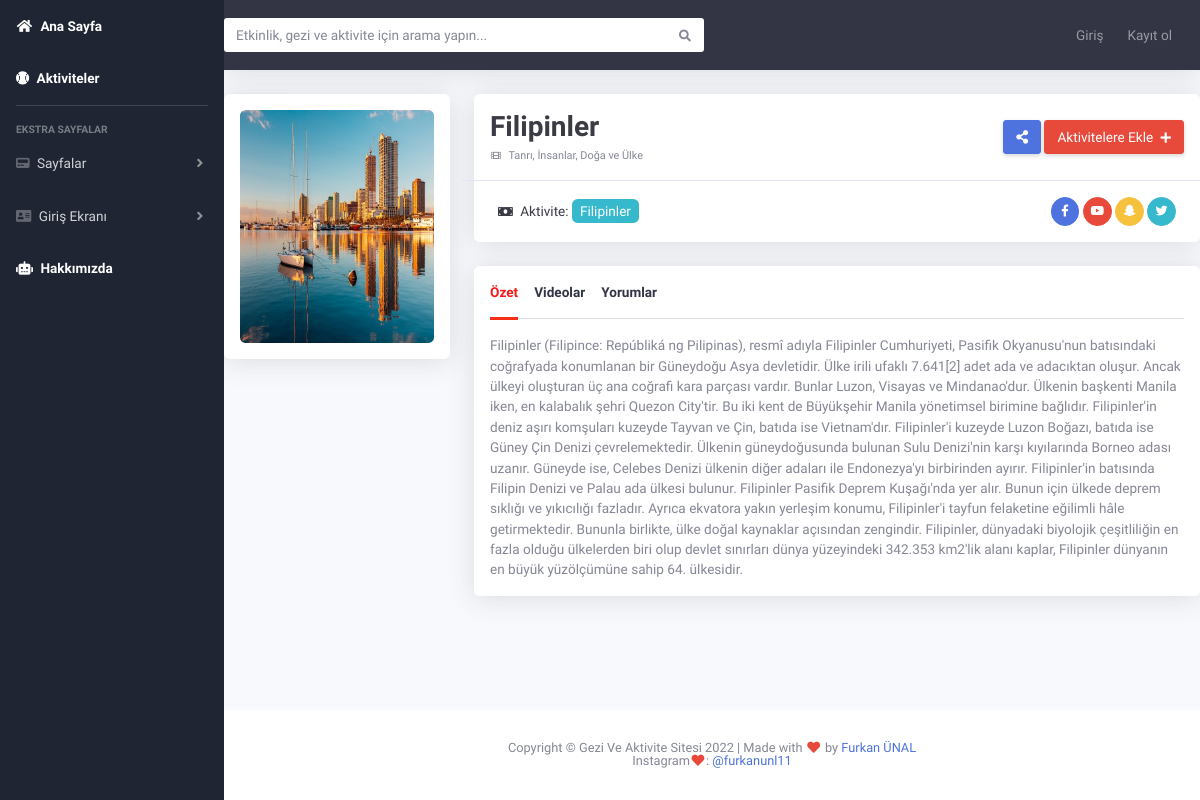
Screenshot of /gezidetay/filipinler with the database file from the repository.
### geziler/models.py (models this page shows, shortened)
class Category(models.Model):
    STATUS = (
        ('True','Evet'),
        ('False',"Hayır")
    )
    id = models.AutoField(primary_key=True)
    title = models.CharField("Başlık",max_length=50, null=True)
    slug = models.CharField(max_length=50, null=True)
    description = models.TextField("Açıklama",validators= [MinLengthValidator(20)])
    image = models.CharField("Resim",max_length=50, null=True)
    created_at = models.DateTimeField(auto_now_add=True, null=True)
    updated_at = models.DateTimeField(auto_now=True, null=True)
    isActive = models.BooleanField(default=False)
    isHome = models.BooleanField(default=False)
    titleforhead = models.CharField("Kafa Başlığı", max_length=50,null=True)

### geziler/views.py (the view, shortened to what this page needs)
# urls.py: path("gezidetay/<slug:slug>", views.gezidetay, name="gezi-detay"),
def gezidetay(request , slug):
    gezi = get_object_or_404(Category, slug = slug)
    comment_form = CommentForm()
    return render(request, 'gezidetay.html', {
        "gezi": gezi,
        "videos": gezi.video_set.all(),
        "comments": gezi.comments.all().order_by("-date_added"),
        "comment_form": comment_form
    })

### geziler/forms.py
class CommentForm(forms.ModelForm):
    class Meta:
        numbers = (
            ('1','1 Yıldız'),
            ('2','2 Yıldız'),
            ('3','3 Yıldız'),
            ('4','4 Yıldız'),
            ('5','5 Yıldız'),
        )
        model = Comment
        fields = ['full_name','email','text','rating']
        labels = {
            "full_name":"Ad Soyad",
            "email":"Eposta",
            "text":"Yorum",
            "rating":"Puan"
        }
        widgets = {
            "full_name": widgets.TextInput(attrs={"class":"form-control"}),
            "email": widgets.EmailInput(attrs={"class":"form-control"}),
            "text": widgets.Textarea(attrs={"class":"form-control"}),
            "rating": widgets.Select(attrs={"class":"form-control custom-select"},choices=numbers),
        }

### geziler/templatetags/filters.py (called while the page is built)
@register.filter
def display_rating(rating_count):
    html = ""
    count = 5 - rating_count
    for i in range(rating_count):
        html += '<i class="fa fa-star active"></i>'
    for i in range(count):
        html += '<i class="fa fa-star"></i>'
    html += f'<span class="rounded bg-warning text-dark pl-1 pr-1">5/{rating_count}</span>'
    return html

### geziler/templates/gezidetay.html (shortened to what this page needs)
{% extends 'geziler/base.html' %}
{% load static %}
{% block page_title %} Gezilecek Yerler{% endblock  %} {% block content %}
<div id="wrapper">
  {% include 'include/_sidebar.html' %}
  <div id="content-wrapper" class="d-flex flex-column">
    <div id="content">
      {% include 'include/_topbar.html' %}
      <div class="row">
        <div class="col-xl-12 col-lg-12">
          <div class="cover-pic">
            <div
              class="position-absolute bg-white shadow-sm rounded text-center p-2 m-4 love-box"
            >
              <h6 class="text-gray-900 mb-0 font-weight-bold">
              </h6>
              <small class="text-muted">8,784</small>
            </div>
          </div>
        </div>
        <div class="col-xl-3 col-lg-3">
          <div class="bg-white p-3 widget shadow rounded mb-4">
            <img src="{% static 'img/'|add:gezi.image %}" class="img-fluid rounded" alt="..." />
          </div>
        </div>
        <div class="col-xl-9 col-lg-9">
          <div class="bg-white info-header shadow rounded mb-4">
            <div
              class="row d-flex align-items-center justify-content-between p-3 border-bottom"
            >
              <div class="col-lg-7 m-b-4">
                <h3 class="text-gray-900 mb-0 mt-0 font-weight-bold">
                 {{ gezi.title }}
                </h3>
                <p class="mb-0 text-gray-800">
                  <small class="text-muted"
                    ><i class="fas fa-film fa-fw fa-sm mr-1"></i>
                      {{ gezi.titleforhead }}
                    </small>
                </p>
              </div>
              <div class="col-lg-5 text-right">
                <a href="#" class="d-sm-inline-block btn btn-primary shadow-sm"
                  ><i class="fas fa-share-alt"></i
                ></a>
                <a href="#" class="d-sm-inline-block btn btn-danger shadow-sm">
                  Aktivitelere Ekle <i class="fas fa-plus fa-sm ml-1"></i
                ></a>
              </div>
            </div>
            <div
              class="row d-flex align-items-center justify-content-between py-3 px-4"
            >
              <div class="col-lg-6 m-b-4">
                <p class="mb-0 text-gray-900">
                  <i class="fas fa-money-bill fa-sm fa-fw mr-1"></i> Aktivite:
                  <span class="text-white rounded px-2 py-1 bg-info"
                    >
                    {{gezi.title}}
                    </span
                  >
                </p>
              </div>
              <div class="col-lg-6 text-right">
                <a href="#" class="btn btn-sm btn-primary btn-circle">
                  <i class="fab fa-facebook-f"></i>
                </a>
                <a href="#" class="btn btn-sm btn-danger btn-circle">
                  <i class="fab fa-youtube"></i>
                </a>
                <a href="#" class="btn btn-sm btn-warning btn-circle">
                  <i class="fab fa-snapchat-ghost"></i>
                </a>
                <a href="#" class="btn btn-sm btn-info btn-circle">
                  <i class="fab fa-twitter"></i>
                </a>
              </div>
            </div>
          </div>
          <div class="bg-white p-3 widget shadow rounded mb-4">
            <ul class="nav nav-tabs" id="myTab" role="tablist">
              <li class="nav-item">
                <a
                  class="nav-link active"
                  id="home-tab"
                  data-toggle="tab"
                  href="#home"
                  role="tab"
                  aria-controls="home"
                  aria-selected="true"
                  >Özet</a
                >
              </li>
              <li class="nav-item">
                <a
                  class="nav-link"
                  id="videos-tab"
                  data-toggle="tab"
                  href="#videos"
                  role="tab"
                  aria-controls="videos"
                  aria-selected="false"
                  >Videolar
                </a>
              </li>
              <li class="nav-item">
                <a class="nav-link"
                  id="contact-tab"
                  data-toggle="tab"
                  href="#contact"
                  role="tab"
                  aria-controls="contact"
                  aria-selected="false"
                  >Yorumlar</a>
              </li>
            </ul>
            <div class="tab-content" id="myTabContent">
              <div
                class="tab-pane fade show active"
                id="home"
                role="tabpanel"
                aria-labelledby="home-tab">
                {{gezi.description}}
              </div>
            </div>
          </div>
        </div>
      </div>
    </div>
    {% include 'include/_footer.html' %}
  </div>
</div>
{% endblock %}

### rows the page displays
Category: image (picture), title "Filipinler", titleforhead "Tanrı, İnsanlar, Doğa ve Ülke", description "Filipinler (Filipince: Repúbliká ng Pilipinas), resmî adıyla Filipinler Cumhuriyeti, Pasifik Okyanusu'nun batısındaki coğrafyada konumlanan bir Güneydoğu Asya devletidir. Ülke irili ufaklı 7.641[2] adet ada ve adacıktan oluşur. Ancak ülkeyi oluşturan üç ana coğrafi kara parçası vardır. Bunlar Luzon, Visayas ve Mindanao'dur. Ülkenin başkenti Manila iken, en kalabalık şehri Quezon City'tir. Bu iki kent de Büyükşehir Manila yönetimsel birimine bağlıdır. Filipinler'in deniz aşırı komşuları kuzeyde Tayvan ve Çin, batıda ise Vietnam'dır. Filipinler'i kuzeyde Luzon Boğazı, batıda ise Güney Çin Denizi çevrelemektedir. Ülkenin güneydoğusunda bulunan Sulu Denizi'nin karşı kıyılarında Borneo adası…"
